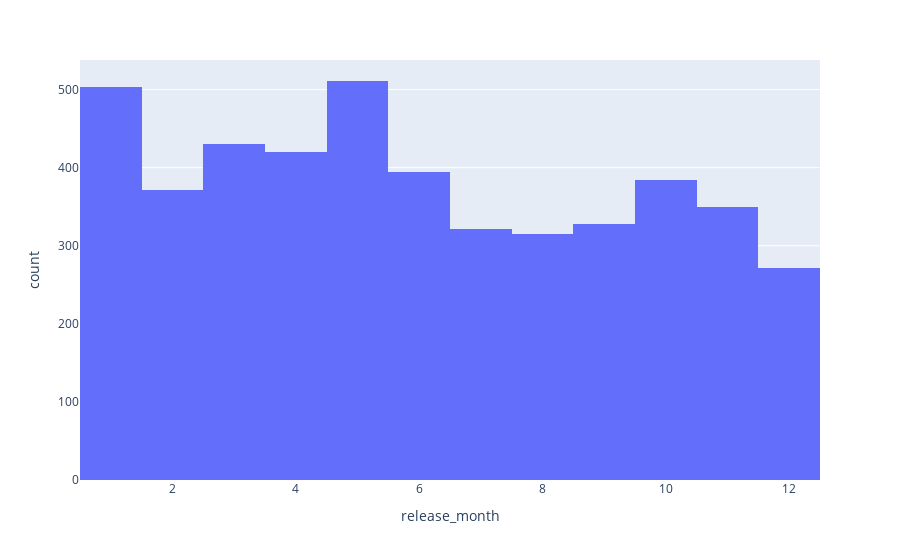

Source (notebook cell):
### Code cell
# month with most releases
df['release_month'] = df['Release Date'].dt.month
px.histogram(df, x='release_month', title='')

### Figure 1 — Plotly figure (JSON) as saved in the notebook; plotly's stock layout.template omitted (floating-point values rounded to 4 significant figures; data arrays with more than 128 entries replaced by an {"elided": "..."} marker saying what was removed)
{"data": [{"alignmentgroup": "True", "bingroup": "x", "hovertemplate": "release_month=%{x}<br>count=%{y}<extra></extra>", "legendgroup": "", "marker": {"color": "#636efa", "pattern": {"shape": ""}}, "name": "", "offsetgroup": "", "orientation": "v", "showlegend": false, "type": "histogram", "x": {"elided": "4600 int values"}, "xaxis": "x", "yaxis": "y"}], "layout": {"barmode": "relative", "legend": {"tracegroupgap": 0}, "margin": {"t": 60}, "xaxis": {"anchor": "y", "domain": [0, 1], "title": {"text": "release_month"}}, "yaxis": {"anchor": "x", "domain": [0, 1], "title": {"text": "count"}}}}
